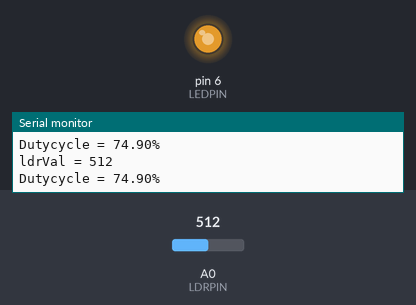
Recording of a sketch running on a simulated Arduino Uno, built with avr-gcc and run on an emulated ATmega328P. Parts: output pins drawn as LEDs (lit = HIGH), the last lines printed to the serial monitor. Inputs (shaded band) come from the test bench; at power-on: A0 (LDRPIN) = 512.

Above: at 1.2 s.
1.3 s: A0 (LDRPIN) set to 0
At 1.7 s:
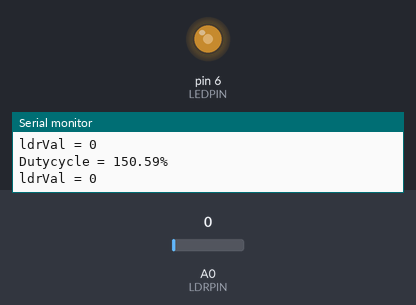
2.8 s: A0 (LDRPIN) set to 306
At 3.3 s:
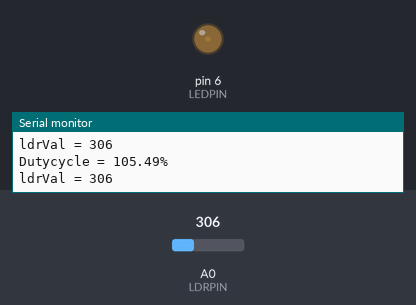
4.3 s: A0 (LDRPIN) set to 1023
At 5.3 s:
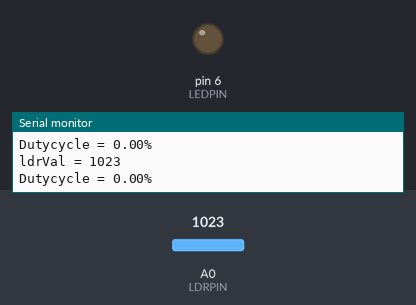
Timing chart, 0 to 7.3 s (numbered marks = the images above; inputs shaded):
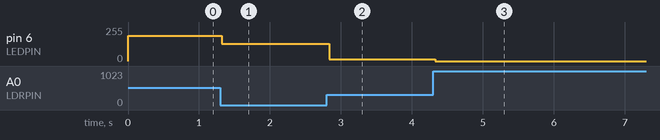

Measured:
- after the input at 1.3 s, pin 6 (LEDPIN): 191/255 → 128/255 at once
- after the input at 2.8 s, pin 6 (LEDPIN): 128/255 → 13/255 at once
- after the input at 4.3 s, pin 6 (LEDPIN): 13/255 → 0/255 at once

The sketch:

Example-4_Replace-Potentiometer-With-LDR.ino
```cpp
#define LEDPIN 6 // We #define, another way to set a constant value LEDPIN is 6 here
#define LDRPIN A0 // LDRPIN is A0

int ldrVal = 0; // A variable integer is set up to hold the potentiometer value, initialized to 0
int pwmOut = 0; // A variable integer is set up to hold the PWM output value

void setup() {
  pinMode(LEDPIN, OUTPUT); // LEDPIN is output
  Serial.begin(9600); // We specify and begin serial communication (UART protocol) between Arduino and Computer at baudrate of 9600 baud (symbols/s)
}

void loop() {
  ldrVal = analogRead(LDRPIN); // We perform an analogRead() on ANALOGIN, store it in ldrVal
  Serial.print("ldrVal = "); // We print the name of ldrVal to UART
  Serial.println(ldrVal); // Then we print the value of ldrVal to UART Serial.println() also changes to next line after

  pwmOut = map(ldrVal,1023,344,0,255); // pwmOut gets the ldrVal, mapped inversely through map(), so a high voltage gives low light
  analogWrite(LEDPIN, pwmOut); // LEDPIN generates a PWM signel, the dutycycle resolution (0-100%) is given by 0-255
  Serial.print("Dutycycle = "); // Dutycycle is printed
  Serial.print((float)pwmOut/255.0*100.0); // We calculate dutycycle as the value printed
  Serial.println("%"); // And add a percentage sign and a linechange
}
```
